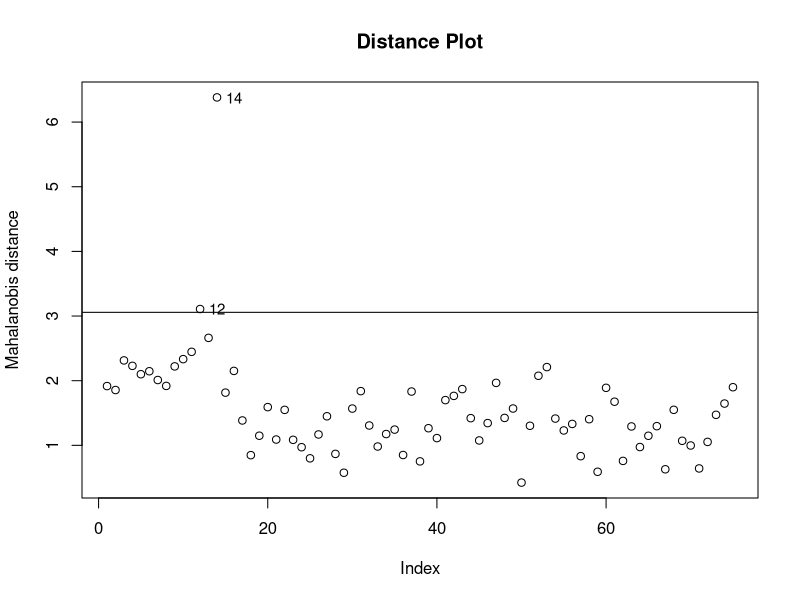
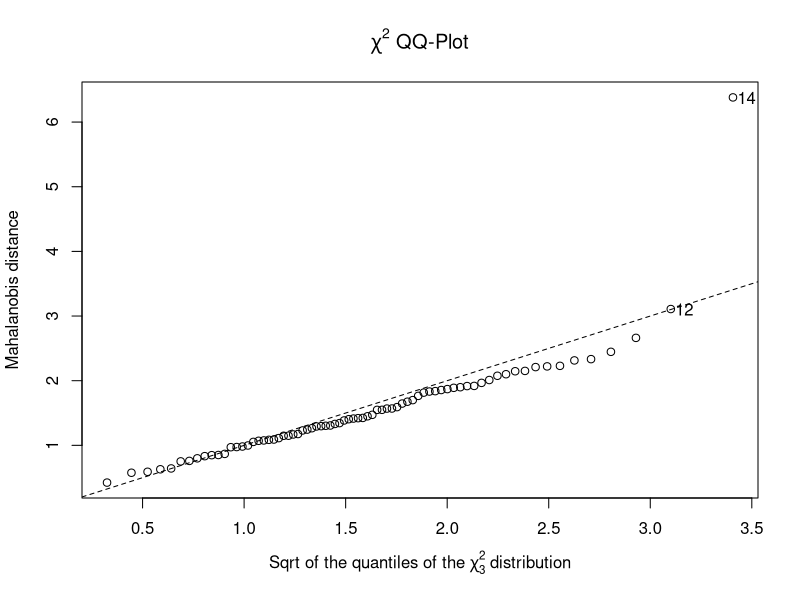
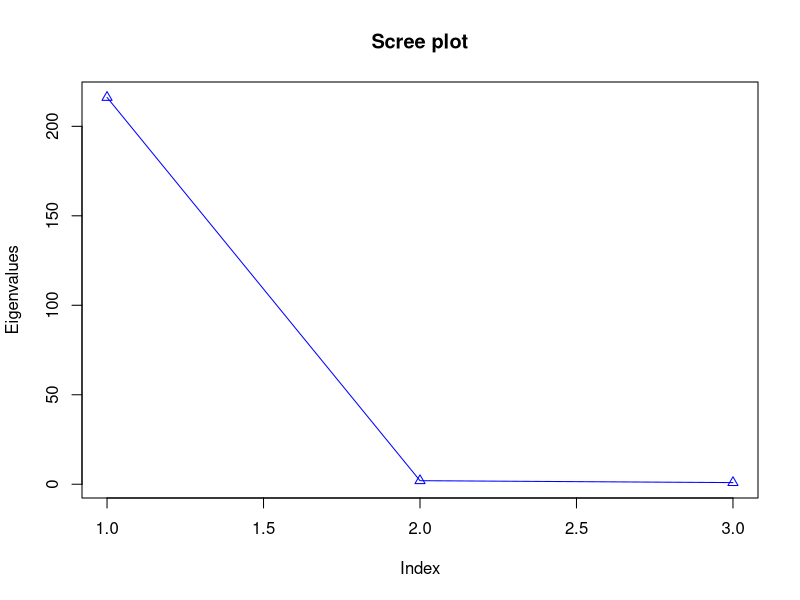
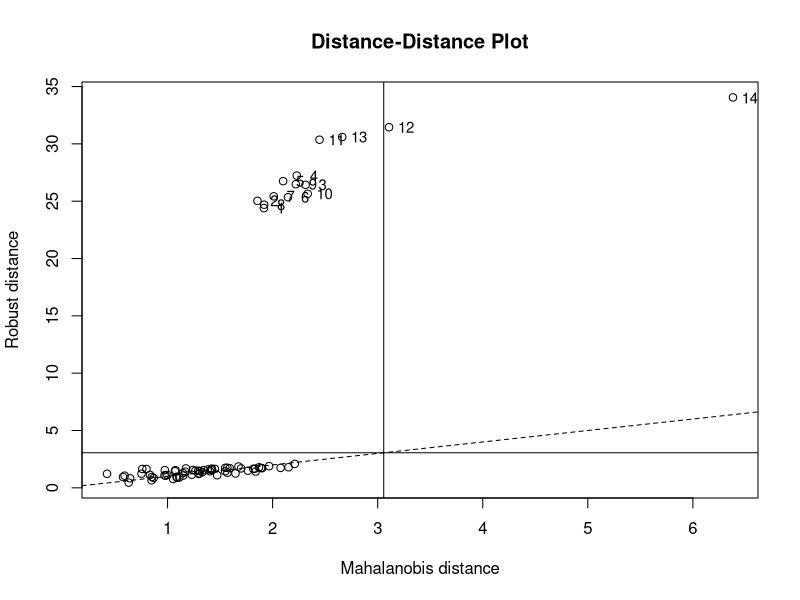

Here is the R script that generated these plots, in order:
library(rrcov)


### Name: plot-methods
### Title: Methods for Function 'plot' in Package 'rrcov'
### Aliases: plot-methods plot,CovClassic-method
###   plot,CovClassic,missing-method plot,CovRobust-method
###   plot,CovRobust,missing-method
### Keywords: methods

### ** Examples

data(hbk)
hbk.x <- data.matrix(hbk[, 1:3])
cv <- CovClassic(hbk.x)
plot(cv)
rcv <- CovMest(hbk.x)
plot(rcv)
